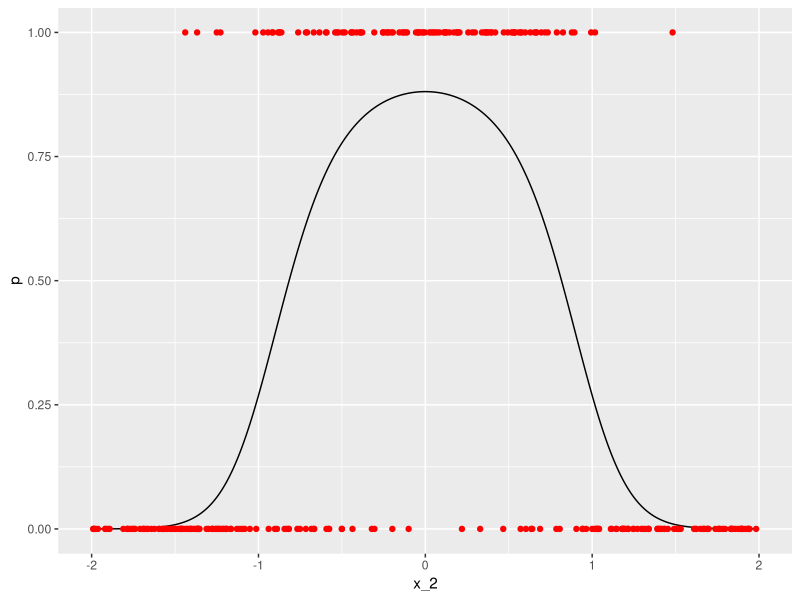
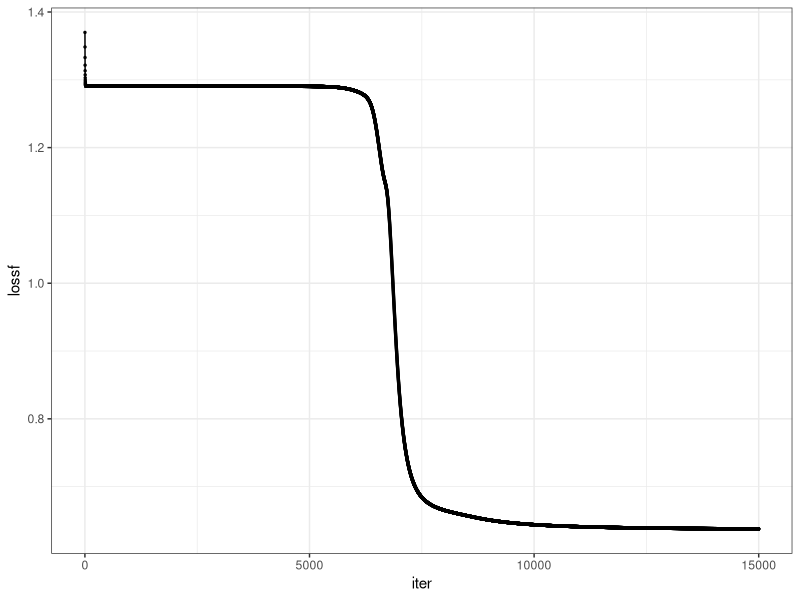
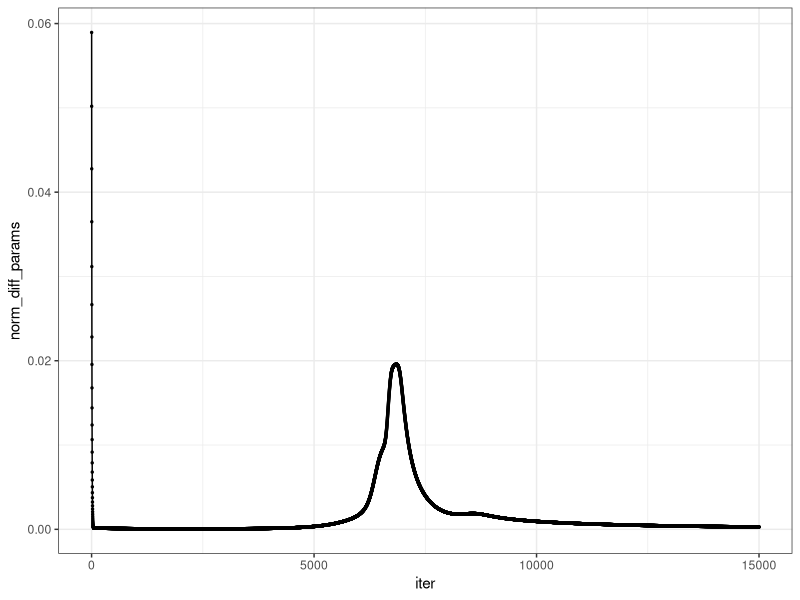
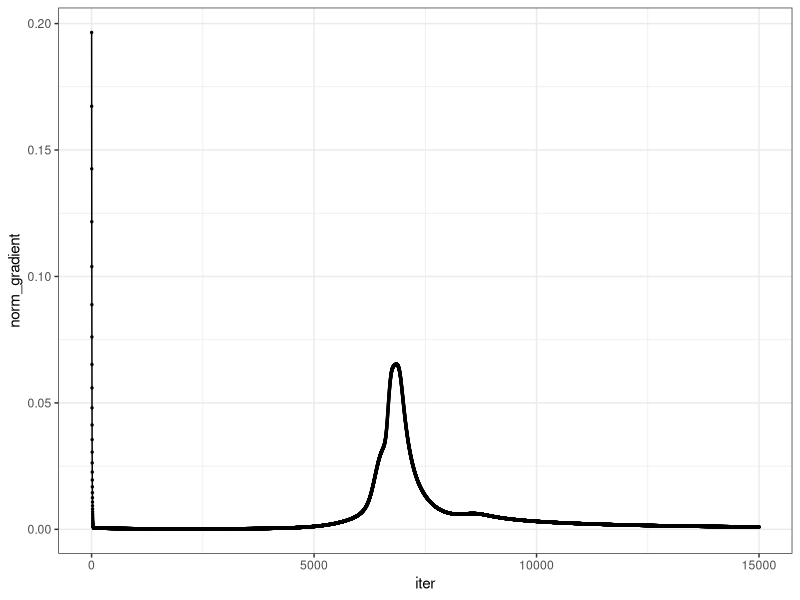
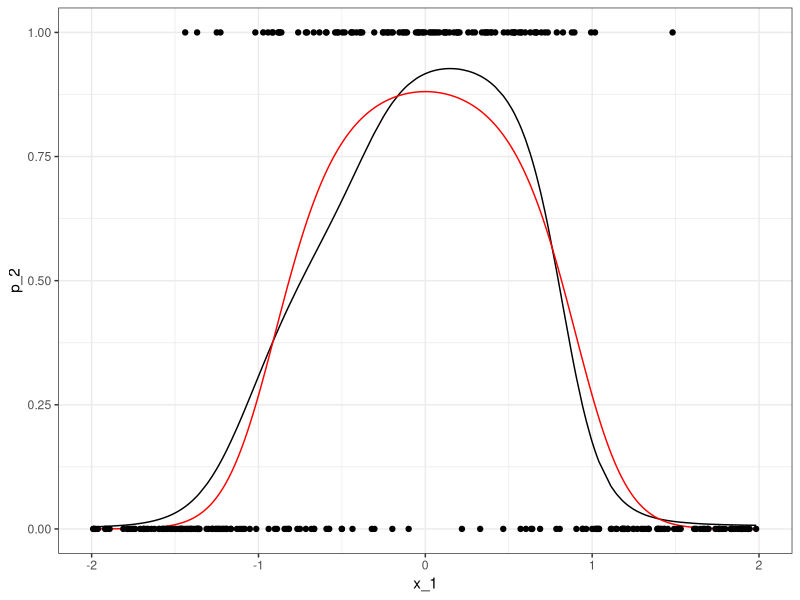
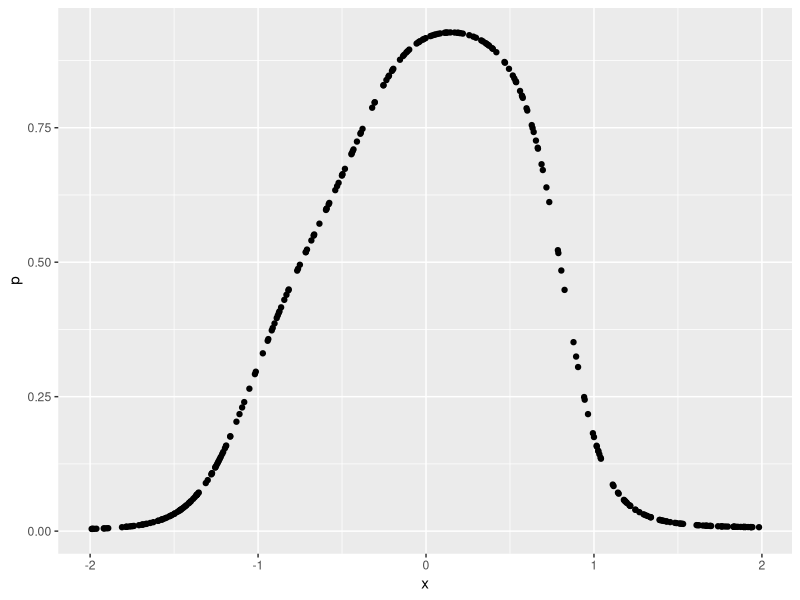

The R source for these figures, in order: (Note: this script raises an error after producing the figures.)
library(tidyverse)

## Backprop


# # Number of hidden nodes (including bias)
# q = 3
# 
# theta = replicate(q, 0.01*rnorm(nx))
# beta = 0.01*rnorm(q)

sigma_1 <- function(x){
  return(1/(1 + exp(-x)))
}

sigma_2 <- function(x){
  return(1/(1 + exp(-x)))
}

# compute_p_hat <- function(theta, beta, X){
#   A = sigma_1(X %*% theta)
#   p_hat = sigma_2(A %*% beta)
#   return(p_hat)
# }

loss_function <- function(p_hat, y){
  lossf = - 2 * mean(y*log(p_hat) + (1-y)*log(1-p_hat))
  return(lossf)
}

predict <- function(ann, X){
  m = nrow(X)
  X = cbind(rep(1, m), X)
  zeta = X %*% ann$theta
  A = sigma_1(zeta)
  A_aug = cbind(rep(1, m), A)
  p_hat = sigma_2(A_aug %*% ann$beta)
  return(p_hat)
}

logistic_func <- function(x){
  1/(1 + exp(-x))
}



# 
# alpha = 0.01
# i = 0
# n_iter <- 200
# 
# convergence_monitor_df <- data_frame(lossf = rep(0.0, n_iter))
# 
# while(i < n_iter){
#   i = i + 1
#   cat("Iter:", i, "\n")
#   p_hat = compute_p_hat(theta, beta, X)
#   convergence_monitor_df$lossf[i] <- loss_function(p_hat, y)
#   
#   p_minus_y = p_hat - y
#   A = sigma_1(zeta)
#   dL_dbeta = mean(t(A) %*% p_minus_y)
#   zeta = X %*% theta
#   
#   dL_dtheta <- matrix(rep(NA, nx*q), ncol = q)
#   for(l in 1:length(beta)){
#     temp <- (beta[l] * p_minus_y * A[,l]) * (1 - A[,l])
#     
#     dl_dtheta_nl <- matrix(rep(temp, nx), ncol = nx, byrow = F) * X
#     dL_dtheta[,l] <- colMeans(dl_dtheta_nl)
#   }
#   
#   # # first beta
#   # bbb <- cbind(  (beta[1] * p_minus_y * A[,1]) * (1 - A[,1]) * X[,1],
#   #         (beta[1] * p_minus_y * A[,1]) * (1 - A[,1]) * X[,2],
#   #         (beta[1] * p_minus_y * A[,1]) * (1 - A[,1]) * X[,3],
#   #         (beta[1] * p_minus_y * A[,1]) * (1 - A[,1]) * X[,4])
#   # 
#   # # second beta
#   # (beta[2] * p_minus_y * A[,2]) * (1 - A[,2]) * X[,1]
#   # (beta[2] * p_minus_y * A[,2]) * (1 - A[,2]) * X[,2]
#   # (beta[2] * p_minus_y * A[,2]) * (1 - A[,2]) * X[,3]
#   # (beta[2] * p_minus_y * A[,2]) * (1 - A[,2]) * X[,4]
#   # # third beta
#   # (beta[3] * p_minus_y * A[,3]) * (1 - A[,3]) * X[,1]
#   # (beta[3] * p_minus_y * A[,3]) * (1 - A[,3]) * X[,2]
#   # (beta[3] * p_minus_y * A[,3]) * (1 - A[,3]) * X[,3]
#   # (beta[3] * p_minus_y * A[,3]) * (1 - A[,3]) * X[,4]
# 
#   beta <- beta - alpha*dL_dbeta
#   theta <- theta - alpha*dL_dtheta
# }
# 
# convergence_monitor_df %>% 
#   mutate(ix = 1:nrow(.)) %>%  
#   ggplot(aes(ix, lossf)) + 
#   geom_point(size = 0.5) +
#   geom_line()

ann <- function(X, y, q = 3, alpha = 0.01, n_iter = 200, init_beta = "random", init_theta = "random", seed = "random"){
  # X: data matrix
  # y: response vector
  # q: number of hidden nodes (including bias)
  # alpha: learning rate
  # n_iter: number of iterations
  
  m = nrow(X)
  X = cbind(rep(1, m), X)
  nx = ncol(X)
  
  
  i = 0
  
  if(init_beta == "random") {
    if(seed != "random") set.seed(seed)
    beta = 0.1*runif(q + 1, -0.5, 0.5)
    init_beta = beta
  } else{
    beta = init_beta
  }
  if(init_theta == "random"){
    if(seed != "random") set.seed(seed)
    theta = replicate(q, 0.1*runif(nx, -0.5, 0.5))
    init_theta = theta
  } else {
    theta = init_theta
  }
  
  convergence_monitor_df <- data_frame(
    iter = 1:n_iter,
    lossf = as.numeric(rep(NA, n_iter)),
    norm_diff_params = as.numeric(rep(NA, n_iter)),
    norm_gradient = as.numeric(rep(NA, n_iter))
    )
  
  while(i < n_iter){
    i = i + 1
    cat("Iter:", i, "\n")
    zeta = X %*% theta
    A = sigma_1(zeta)
    A_aug = cbind(rep(1, m), A)
    p_hat = sigma_2(A_aug %*% beta)
    #p_hat = compute_p_hat(theta, beta, X)
    
    p_minus_y = p_hat - y
    dL_dbeta = colMeans(matrix(rep(p_minus_y, q + 1), ncol = q + 1, byrow = F) * A_aug)
    #dL_dbeta = mean(t(A) %*% p_minus_y)
    
    dL_dtheta <- matrix(rep(NA, nx*q), ncol = q)
    for(l in 1:ncol(dL_dtheta)){
      temp <- (beta[l] * p_minus_y * A[,l]) * (1 - A[,l])
      
      dl_dtheta_nl <- matrix(rep(temp, nx), ncol = nx, byrow = F) * X
      dL_dtheta[,l] <- colMeans(dl_dtheta_nl)
    }
    
    theta_old <- theta
    beta_old <- beta
    
    beta <- beta - alpha*dL_dbeta
    theta <- theta - alpha*dL_dtheta
    
    norm_diff_beta_sq <- sum((beta - beta_old)^2)
    norm_diff_theta_sq <- sum((theta - theta_old)^2)
    
    convergence_monitor_df$lossf[i] <- loss_function(p_hat, y)
    convergence_monitor_df$norm_diff_params[i] <- sqrt(norm_diff_beta_sq + norm_diff_theta_sq)
    convergence_monitor_df$norm_gradient[i] <- sqrt(sum(dL_dbeta^2) + sum(dL_dtheta^2))

  }
  
  # gg_deviance_iter <- convergence_monitor_df %>% 
  #   ggplot(aes(iter, lossf)) + 
  #   geom_point(size = 0.5) +
  #   geom_line() +
  #   theme_bw()
  
  out <- list(
    beta = beta,
    theta = theta, 
    init_theta = init_theta,
    init_beta = init_beta,
    convergence_monitor_df = convergence_monitor_df
    #gg_deviance_iter = gg_deviance_iter
  )
  
  return(out)
}

### Example 1

# # Number of features (including bias)
# nx = 4
# 
# # Training set size
# m = 100
# 
# X = cbind(rep(1, m), replicate(nx - 1, rnorm(m)) )
# gen_params <- rnorm(nx)
# mu = X %*% gen_params
# p_real <- 1/(1 + exp(-mu))
# y = rbinom(size = 1, n = length(p_real), prob = p_real)
# 
# ann_1 <- ann(X, y, 3)


plot_convergence <- function(ann){
  
  gg_lossf <- ann$convergence_monitor_df %>% 
    ggplot(aes(iter, lossf)) + 
    geom_point(size = 0.5) +
    geom_line() +
    theme_bw()
  
  gg_norm_diff_params <- ann$convergence_monitor_df %>% 
    ggplot(aes(iter, norm_diff_params)) + 
    geom_point(size = 0.5) +
    geom_line() +
    theme_bw()
  
  gg_norm_gradient <- ann$convergence_monitor_df %>% 
    ggplot(aes(iter, norm_gradient)) + 
    geom_point(size = 0.5) +
    geom_line() +
    theme_bw()
  
  return(list(
    gg_lossf = gg_lossf,
    gg_norm_diff_params = gg_norm_diff_params,
    gg_norm_gradient = gg_norm_gradient
  ))
}


### Example 2

set.seed(2805721)
dat_2 <- data.frame(x_1 = runif(300, -2, 2)) %>% 
  mutate(y = rbinom(300, 1, logistic_func(2 - 3 * x_1^2)))

dat_p <- data.frame(x_2 = seq(-2, 2, 0.01)) %>% 
  mutate(p = logistic_func(2 - 3 * x_2^2))

dat_p %>% 
  ggplot() +
  geom_line(aes(x_2, p)) +
  geom_point(data = dat_2, aes(x = x_1, y = y), colour = 'red')

ann_2 <- ann(as.matrix(dat_2$x_1), dat_2$y, q = 4, alpha = 0.3, n_iter = 15000, seed = 2018)

ann_2

plot_convergence(ann_2)


#ann_2$gg_deviance_iter

## hacer feed forward con beta encontrados

predictions_2 <- predict(ann_2, as.matrix(dat_2$x_1))

dat_2 %>% 
  mutate(p_2 = predictions_2) %>% 
  ggplot(aes(x = x_1, y = p_2)) + 
  geom_line() +
  geom_line(data = dat_p, aes(x = x_2, y = p), col='red') + 
  ylim(c(0,1)) +
  geom_point(data = dat_2, aes(x = x_1, y = y)) +
  theme_bw()

data.frame(
  p = predict(ann_2, as.matrix(dat_2$x_1)),
  x = dat_2$x_1) %>% 
  ggplot() +
  geom_point(aes(x, p))



ann_2_1 <- ann(as.matrix(dat_2$x_1), dat_2$y, q = 4, alpha = 0.5, n_iter = 3000)
ann_2_1

ann_2_2 <- ann(as.matrix(dat_2$x_1), dat_2$y, q = 4, alpha = 0.5, n_iter = 3000, 
               init_beta = ann_2_1$beta, init_theta = ann_2_1$theta)
ann_2_2


predictions_2_1 <- predict(ann_2_1, as.matrix(dat_2$x_1))
predictions_2_2 <- predict(ann_2_2, as.matrix(dat_2$x_1))


dat_2 %>% 
  mutate(p_2 = predictions_2_1) %>% 
  ggplot(aes(x = x_1, y = p_2)) + 
  geom_line() +
  geom_line(data = dat_p, aes(x = x_2, y = p), col='red') + 
  ylim(c(0,1)) +
  geom_point(data = dat_2, aes(x = x_1, y = y)) +
  theme_bw()


dat_2 %>% 
  mutate(p_2 = predictions_2_2) %>% 
  ggplot(aes(x = x_1, y = p_2)) + 
  geom_line() +
  geom_line(data = dat_p, aes(x = x_2, y = p), col='red') + 
  ylim(c(0,1)) +
  geom_point(data = dat_2, aes(x = x_1, y = y)) +
  theme_bw()




### Example 3

dat_p_3 <- data.frame(x = seq(-2,2,0.05)) %>% 
  mutate(p = logistic_func(3 + x- 3*x^2 + 3*cos(4*x)))

set.seed(280572)

dat_3 <- data.frame(x = runif(300, -2, 2)) %>% 
  mutate(y = rbinom(300, 1, logistic_func(3 + x- 3*x^2 + 3*cos(4*x))))

dat_p_3 %>% 
  ggplot() +
  geom_line(aes(x, p), col = 'red') +
  geom_jitter(data = dat_3, aes(x = x, y = y), col ='black',
              position = position_jitter(height=0.05), alpha = 0.4) +
  theme_bw()



# ann_3_1 <- nnet::nnet(y ~ x, data = dat_3, size = 3, decay = 0.001, 
#                       entropy = T, maxit = 500)
# 
# dat_3 %>% 
#   mutate(pred = ann_3_1$fitted.values) %>% 
#   ggplot(aes(x = x, y = pred)) + 
#   geom_line() +
#   geom_line(data = dat_p_3, aes(x = x, y = p), col='red') + 
#   geom_jitter(data = dat_3, aes(x = x, y = y), col ='black',
#               position = position_jitter(height = 0.05), alpha = 0.4) +
#   theme_bw()


ann_3 <- ann(as.matrix(dat_3$x), dat_3$y, q = 4, alpha = 0.1, n_iter = 50000, seed = 2018)

ann_3

plot_convergence(ann_3)

#ann_2$gg_deviance_iter

## hacer feed forward con beta encontrados

predictions_3 <- predict(ann_3, as.matrix(dat_3$x))

dat_3 %>% 
  mutate(pred = predictions_3) %>% 
  ggplot(aes(x = x, y = pred)) + 
  geom_jitter(data = dat_3, aes(x = x, y = y), col ='black',
              position = position_jitter(height=0.05), alpha = 0.4) +
  geom_line(color = 'blue') +
  geom_line(data = dat_p_3, aes(x = x, y = p), col='red') + 
  theme_bw()

### Example 4

dat_p_4 <- data.frame(x = seq(-2,2,0.05)) %>% 
  mutate(p = logistic_func(3 + x- 3*x^2 + 3*cos(4*x)))

set.seed(1234)

dat_4 <- data.frame(x = runif(5000, -2, 2)) %>% 
  mutate(y = rbinom(5000, 1, logistic_func(3 + x- 3*x^2 + 3*cos(4*x))))

dat_p_4 %>% 
  ggplot() +
  geom_line(aes(x, p), col = 'red') +
  geom_jitter(data = dat_4, aes(x = x, y = y), col ='black',
              position = position_jitter(height=0.05), alpha = 0.4) +
  theme_bw()



# ann_4_1 <- nnet::nnet(y ~ x, data = dat_4, size = 3, decay = 0.001, 
#                       entropy = T, maxit = 500)
# 
# dat_4 %>% 
#   mutate(pred = ann_4_1$fitted.values) %>% 
#   ggplot(aes(x = x, y = pred)) + 
#   geom_line() +
#   geom_line(data = dat_p_4, aes(x = x, y = p), col='red') + 
#   geom_jitter(data = dat_4, aes(x = x, y = y), col ='black',
#               position = position_jitter(height = 0.05), alpha = 0.4) +
#   theme_bw()


ann_4 <- ann(as.matrix(dat_4$x), dat_4$y, q = 6, alpha = 0.1, n_iter = 50000, seed = 2018)

ann_4

plot_convergence(ann_4)

#ann_2$gg_deviance_iter

## hacer feed forward con beta encontrados

predictions_4 <- predict(ann_4, as.matrix(dat_4$x))

dat_4 %>% 
  mutate(pred = predictions_4) %>% 
  ggplot(aes(x = x, y = pred)) + 
  geom_jitter(data = dat_4, aes(x = x, y = y), col ='black',
              position = position_jitter(height=0.05), alpha = 0.4) +
  geom_line(color = 'blue') +
  geom_line(data = dat_p_4, aes(x = x, y = p), col='red') + 
  theme_bw()
